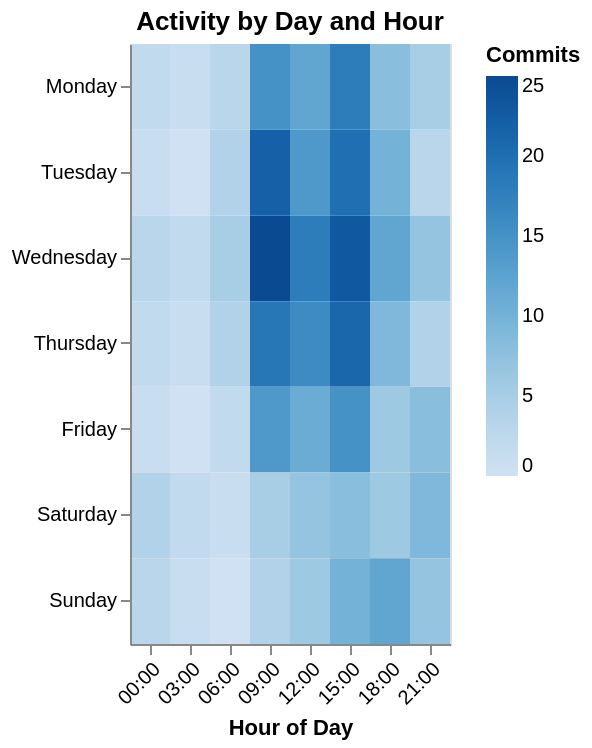

Vega-Lite specification stored for this chart:
### Vega-Lite specification from a JSON file in a GitHub repository (floating-point values rounded to 4 significant figures)
{"$schema": "https://vega.github.io/schema/vega-lite/v6.json", "_metadata": {"dataFormat": "Array of objects with 'day' (ordinal row), 'hour' (ordinal column), and 'value' (quantitative intensity) fields. One object per cell in the matrix.", "customization": ["Replace 'values' array with your matrix data", "Change field names in encoding.x.field, encoding.y.field, encoding.color.field, and tooltip fields", "Adjust encoding.x.title and encoding.y.sort for row/column ordering", "Change encoding.color.scale.scheme for a different color palette (e.g., 'viridis', 'reds', 'greens')", "Update encoding.color.title for your metric", "Modify title and description for your context"]}, "title": "Activity by Day and Hour", "description": "Heatmap showing commit activity across days of week and time of day. 7 rows by 8 columns. Values range from 0 to 25. Peak activity on Wednesday at 09:00. Weekday afternoons consistently higher than mornings and evenings. Weekend activity is lower and more evenly spread.", "width": "container", "height": 300, "data": {"values": [{"day": "Monday", "hour": "00:00", "value": 2}, {"day": "Monday", "hour": "03:00", "value": 1}, {"day": "Monday", "hour": "06:00", "value": 3}, {"day": "Monday", "hour": "09:00", "value": 15}, {"day": "Monday", "hour": "12:00", "value": 12}, {"day": "Monday", "hour": "15:00", "value": 18}, {"day": "Monday", "hour": "18:00", "value": 8}, {"day": "Monday", "hour": "21:00", "value": 5}, {"day": "Tuesday", "hour": "00:00", "value": 1}, {"day": "Tuesday", "hour": "03:00", "value": 0}, {"day": "Tuesday", "hour": "06:00", "value": 4}, {"day": "Tuesday", "hour": "09:00", "value": 22}, {"day": "Tuesday", "hour": "12:00", "value": 14}, {"day": "Tuesday", "hour": "15:00", "value": 20}, {"day": "Tuesday", "hour": "18:00", "value": 10}, {"day": "Tuesday", "hour": "21:00", "value": 3}, {"day": "Wednesday", "hour": "00:00", "value": 3}, {"day": "Wednesday", "hour": "03:00", "value": 2}, {"day": "Wednesday", "hour": "06:00", "value": 5}, {"day": "Wednesday", "hour": "09:00", "value": 25}, {"day": "Wednesday", "hour": "12:00", "value": 18}, {"day": "Wednesday", "hour": "15:00", "value": 23}, {"day": "Wednesday", "hour": "18:00", "value": 12}, {"day": "Wednesday", "hour": "21:00", "value": 7}, {"day": "Thursday", "hour": "00:00", "value": 2}, {"day": "Thursday", "hour": "03:00", "value": 1}, {"day": "Thursday", "hour": "06:00", "value": 4}, {"day": "Thursday", "hour": "09:00", "value": 19}, {"day": "Thursday", "hour": "12:00", "value": 16}, {"day": "Thursday", "hour": "15:00", "value": 21}, {"day": "Thursday", "hour": "18:00", "value": 9}, {"day": "Thursday", "hour": "21:00", "value": 4}, {"day": "Friday", "hour": "00:00", "value": 1}, {"day": "Friday", "hour": "03:00", "value": 0}, {"day": "Friday", "hour": "06:00", "value": 2}, {"day": "Friday", "hour": "09:00", "value": 14}, {"day": "Friday", "hour": "12:00", "value": 11}, {"day": "Friday", "hour": "15:00", "value": 15}, {"day": "Friday", "hour": "18:00", "value": 6}, {"day": "Friday", "hour": "21:00", "value": 8}, {"day": "Saturday", "hour": "00:00", "value": 4}, {"day": "Saturday", "hour": "03:00", "value": 2}, {"day": "Saturday", "hour": "06:00", "value": 1}, {"day": "Saturday", "hour": "09:00", "value": 5}, {"day": "Saturday", "hour": "12:00", "value": 7}, {"day": "Saturday", "hour": "15:00", "value": 8}, {"day": "Saturday", "hour": "18:00", "value": 6}, {"day": "Saturday", "hour": "21:00", "value": 9}, {"day": "Sunday", "hour": "00:00", "value": 3}, {"day": "Sunday", "hour": "03:00", "value": 1}, {"day": "Sunday", "hour": "06:00", "value": 0}, {"day": "Sunday", "hour": "09:00", "value": 4}, {"day": "Sunday", "hour": "12:00", "value": 6}, {"day": "Sunday", "hour": "15:00", "value": 10}, {"day": "Sunday", "hour": "18:00", "value": 12}, {"day": "Sunday", "hour": "21:00", "value": 7}]}, "mark": {"type": "rect", "tooltip": true}, "encoding": {"x": {"field": "hour", "type": "ordinal", "title": "Hour of Day", "axis": {"labelAngle": -45}}, "y": {"field": "day", "type": "ordinal", "title": null, "sort": ["Monday", "Tuesday", "Wednesday", "Thursday", "Friday", "Saturday", "Sunday"]}, "color": {"field": "value", "type": "quantitative", "title": "Commits", "scale": {"scheme": "blues"}}, "tooltip": [{"field": "day", "type": "ordinal", "title": "Day"}, {"field": "hour", "type": "ordinal", "title": "Hour"}, {"field": "value", "type": "quantitative", "title": "Commits"}]}}
